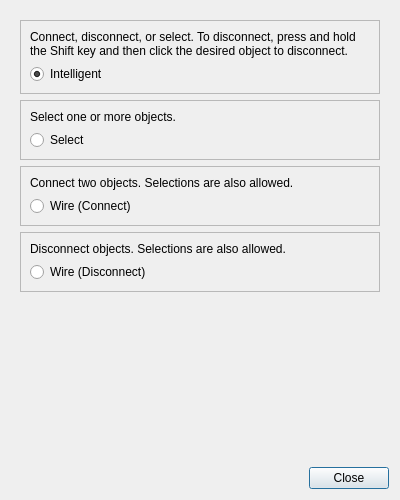
<?xml version="1.0" encoding="UTF-8"?>
<ui version="4.0">
 <class>glitch_tools</class>
 <widget class="QDialog" name="glitch_tools">
  <property name="geometry">
   <rect>
    <x>0</x>
    <y>0</y>
    <width>400</width>
    <height>500</height>
   </rect>
  </property>
  <property name="windowTitle">
   <string>Glitch: Tools</string>
  </property>
  <property name="windowIcon">
   <iconset resource="../Icons/icons.qrc">
    <normaloff>:/Logo/glitch-logo.png</normaloff>:/Logo/glitch-logo.png</iconset>
  </property>
  <layout class="QVBoxLayout" name="verticalLayout_4">
   <item>
    <widget class="QScrollArea" name="scrollArea">
     <property name="frameShape">
      <enum>QFrame::NoFrame</enum>
     </property>
     <property name="widgetResizable">
      <bool>true</bool>
     </property>
     <widget class="QWidget" name="scrollAreaWidgetContents">
      <property name="geometry">
       <rect>
        <x>0</x>
        <y>0</y>
        <width>388</width>
        <height>442</height>
       </rect>
      </property>
      <layout class="QVBoxLayout" name="verticalLayout_5">
       <item>
        <widget class="QFrame" name="frame_4">
         <property name="frameShape">
          <enum>QFrame::StyledPanel</enum>
         </property>
         <property name="frameShadow">
          <enum>QFrame::Raised</enum>
         </property>
         <layout class="QVBoxLayout" name="verticalLayout_7">
          <item>
           <widget class="QLabel" name="label_6">
            <property name="text">
             <string>Connect, disconnect, or select. To disconnect, press and hold the Shift key and then click the desired object to disconnect.</string>
            </property>
            <property name="alignment">
             <set>Qt::AlignLeading|Qt::AlignLeft|Qt::AlignTop</set>
            </property>
            <property name="wordWrap">
             <bool>true</bool>
            </property>
           </widget>
          </item>
          <item>
           <widget class="QRadioButton" name="intelligent">
            <property name="text">
             <string>Intelligent</string>
            </property>
            <property name="checked">
             <bool>true</bool>
            </property>
            <attribute name="buttonGroup">
             <string notr="true">buttonGroup</string>
            </attribute>
           </widget>
          </item>
         </layout>
        </widget>
       </item>
       <item>
        <widget class="QFrame" name="frame">
         <property name="frameShape">
          <enum>QFrame::StyledPanel</enum>
         </property>
         <property name="frameShadow">
          <enum>QFrame::Raised</enum>
         </property>
         <layout class="QVBoxLayout" name="verticalLayout">
          <item>
           <widget class="QLabel" name="label_3">
            <property name="text">
             <string>Select one or more objects.</string>
            </property>
            <property name="alignment">
             <set>Qt::AlignLeading|Qt::AlignLeft|Qt::AlignTop</set>
            </property>
            <property name="wordWrap">
             <bool>true</bool>
            </property>
           </widget>
          </item>
          <item>
           <widget class="QRadioButton" name="select">
            <property name="text">
             <string>Select</string>
            </property>
            <property name="checked">
             <bool>false</bool>
            </property>
            <attribute name="buttonGroup">
             <string notr="true">buttonGroup</string>
            </attribute>
           </widget>
          </item>
         </layout>
        </widget>
       </item>
       <item>
        <widget class="QFrame" name="frame_2">
         <property name="frameShape">
          <enum>QFrame::StyledPanel</enum>
         </property>
         <property name="frameShadow">
          <enum>QFrame::Raised</enum>
         </property>
         <layout class="QVBoxLayout" name="verticalLayout_2">
          <item>
           <widget class="QLabel" name="label">
            <property name="text">
             <string>Connect two objects. Selections are also allowed.</string>
            </property>
            <property name="alignment">
             <set>Qt::AlignLeading|Qt::AlignLeft|Qt::AlignTop</set>
            </property>
            <property name="wordWrap">
             <bool>true</bool>
            </property>
           </widget>
          </item>
          <item>
           <widget class="QRadioButton" name="wire_connect">
            <property name="text">
             <string>Wire (Connect)</string>
            </property>
            <attribute name="buttonGroup">
             <string notr="true">buttonGroup</string>
            </attribute>
           </widget>
          </item>
         </layout>
        </widget>
       </item>
       <item>
        <widget class="QFrame" name="frame_3">
         <property name="frameShape">
          <enum>QFrame::StyledPanel</enum>
         </property>
         <property name="frameShadow">
          <enum>QFrame::Raised</enum>
         </property>
         <layout class="QVBoxLayout" name="verticalLayout_3">
          <item>
           <widget class="QLabel" name="label_2">
            <property name="text">
             <string>Disconnect objects. Selections are also allowed.</string>
            </property>
            <property name="alignment">
             <set>Qt::AlignLeading|Qt::AlignLeft|Qt::AlignTop</set>
            </property>
            <property name="wordWrap">
             <bool>true</bool>
            </property>
           </widget>
          </item>
          <item>
           <widget class="QRadioButton" name="wire_disconnect">
            <property name="text">
             <string>Wire (Disconnect)</string>
            </property>
            <attribute name="buttonGroup">
             <string notr="true">buttonGroup</string>
            </attribute>
           </widget>
          </item>
         </layout>
        </widget>
       </item>
       <item>
        <spacer name="verticalSpacer">
         <property name="orientation">
          <enum>Qt::Vertical</enum>
         </property>
         <property name="sizeHint" stdset="0">
          <size>
           <width>20</width>
           <height>40</height>
          </size>
         </property>
        </spacer>
       </item>
      </layout>
     </widget>
    </widget>
   </item>
   <item>
    <layout class="QHBoxLayout" name="horizontalLayout">
     <item>
      <spacer name="horizontalSpacer">
       <property name="orientation">
        <enum>Qt::Horizontal</enum>
       </property>
       <property name="sizeHint" stdset="0">
        <size>
         <width>40</width>
         <height>20</height>
        </size>
       </property>
      </spacer>
     </item>
     <item>
      <widget class="QPushButton" name="close">
       <property name="text">
        <string>Close</string>
       </property>
      </widget>
     </item>
    </layout>
   </item>
  </layout>
 </widget>
 <tabstops>
  <tabstop>scrollArea</tabstop>
  <tabstop>intelligent</tabstop>
  <tabstop>select</tabstop>
  <tabstop>wire_connect</tabstop>
  <tabstop>wire_disconnect</tabstop>
 </tabstops>
 <resources>
  <include location="../Icons/icons.qrc"/>
 </resources>
 <connections/>
 <buttongroups>
  <buttongroup name="buttonGroup"/>
 </buttongroups>
</ui>
